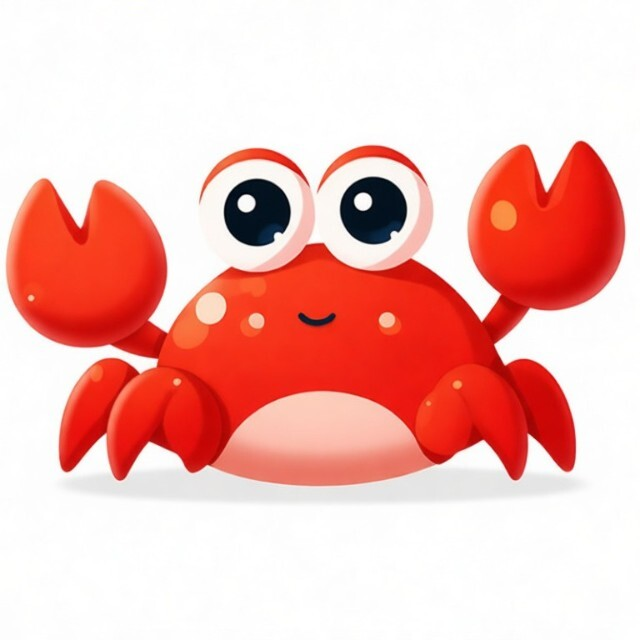
#> input picture slintui/jing.jpg, 640 x 640 px
$ python convert_to_tga.py jing.jpg out.png
#> lines starting #> are read from the running program, lines starting #| are printed output that depends on the picture
#!/usr/bin/env python3
"""
将JPG图片缩小并转换为RGB565格式的TGA
"""

import sys
import struct
from pathlib import Path
from typing import Optional, Tuple
from PIL import Image


def convert_jpg_to_tga_rgb565(input_path: str, output_path: Optional[str] = None, size: Tuple[int, int] = (64, 64)) -> str:
    """
    将JPG图片缩小并转换为RGB565格式的TGA

    Args:
        input_path: 输入的JPG图片路径
        output_path: 输出的TGA图片路径（可选，默认为输入文件名.tga）
        size: 目标尺寸，默认为(64, 64)

    Returns:
        输出文件的路径
    """
#> called with input_path = 'jing.jpg', output_path = 'out.png', size = (128, 128)
    input_path_obj = Path(input_path)

    if not input_path_obj.exists():
        raise FileNotFoundError(f"找不到输入文件: {input_path}")

    # 确定输出路径
    if output_path is None:
        output_path_obj = input_path_obj.with_suffix('.tga')
    else:
        output_path_obj = Path(output_path)

    output_path_str = str(output_path_obj)

    # 打开图片
    with Image.open(input_path_obj) as img:
        # 转换为RGB模式
#> img is the input picture: PIL image 640x640 RGB; mean R, G, B 242.4, 188.4, 183
        if img.mode != 'RGB':
            img = img.convert('RGB')

        # 缩小到指定尺寸
        img_resized = img.resize(size, Image.Resampling.LANCZOS)
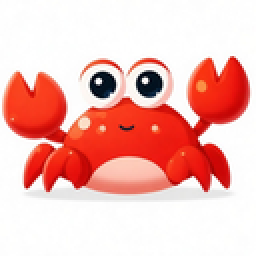
#> img_resized: PIL image 128x128 RGB (shown 2 times larger); mean R, G, B 242.4, 188.2, 182.9

        # 转换为RGB565格式（每个像素16位）
        # 用于tinytga的Rgb565类型
        # RGB565布局: bit15-11=红色(5位), bit10-5=绿色(6位), bit4-0=蓝色(5位)
        pixel_data = bytearray()
        for r, g, b in img_resized.getdata():
            r5 = (r >> 3) & 0x1F   # 红色: 8位转5位
            g6 = (g >> 2) & 0x3F   # 绿色: 8位转6位
            b5 = (b >> 3) & 0x1F   # 蓝色: 8位转5位
            # 组合成16位RGB565: 高位->低位 = RRRRR GGGGGG BBBBB
            pixel565 = (r5 << 11) | (g6 << 5) | b5
            pixel_data.append(pixel565 & 0xFF)
            pixel_data.append((pixel565 >> 8) & 0xFF)
#> this loop made 16384 passes
#> (r, g, b) on passes 1 to 3: (253, 253, 253), (254, 254, 254), (254, 254, 254)

    header = bytearray(18)
    header[0] = 0    # ID length
    header[1] = 0    # Color map type
    header[2] = 2    # Image type: uncompressed true-color
    header[3] = 0    # Color map spec: first entry low
    header[4] = 0    # Color map spec: first entry high
    header[5] = 0    # Color map spec: length low
    header[6] = 0    # Color map spec: length high
    header[7] = 0    # Color map spec: depth
    header[8] = 0    # X origin low
    header[9] = 0    # X origin high
    header[10] = 0   # Y origin low
    header[11] = 0   # Y origin high
    header[12] = size[0] & 0xFF      # Width low
    header[13] = (size[0] >> 8) & 0xFF  # Width high
    header[14] = size[1] & 0xFF      # Height low
    header[15] = (size[1] >> 8) & 0xFF  # Height high
    header[16] = 16  # Bits per pixel
    header[17] = 0x20  # Image descriptor: bit 5=1 (origin at bottom-left)

    # 写入TGA文件
    with open(output_path_str, 'wb') as f:
        f.write(header)
        f.write(pixel_data)

    return output_path_str


def main():
    if len(sys.argv) < 2:
        print("用法: python convert_to_tga.py <输入jpg文件> [输出tga文件]")
        print("示例: python convert_to_tga.py jing.jpg")
        print("      python convert_to_tga.py jing.jpg output.tga")
        sys.exit(1)

    input_file = sys.argv[1]
    output_file = sys.argv[2] if len(sys.argv) > 2 else None

    try:
        result = convert_jpg_to_tga_rgb565(input_file, output_file, (128, 128))
        print(f"转换成功! 输出文件: {result}")
        print("格式: RGB565 (16位色深, tinytga的Rgb565类型)")
        print()
        print("提示: main.rs中请使用 Tga<Rgb565> 类型")
    except FileNotFoundError as e:
        print(f"错误: {e}")
        sys.exit(1)
    except Exception as e:
        print(f"转换失败: {e}")
        sys.exit(1)


if __name__ == "__main__":
    main()
